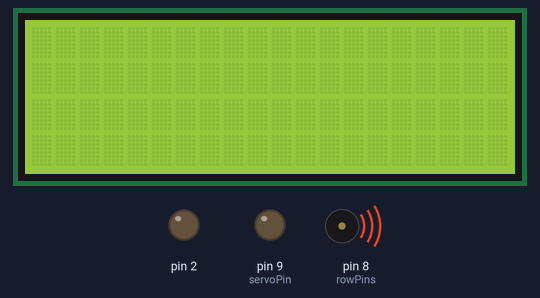
A sketch run on a simulated Arduino Uno, built with avr-gcc and run on an emulated ATmega328P. Parts: 20×4 character LCD, output pins drawn as LEDs (lit = HIGH), buzzer (waves = sounding).

Above: at 0.1 s.
At 2.3 s:
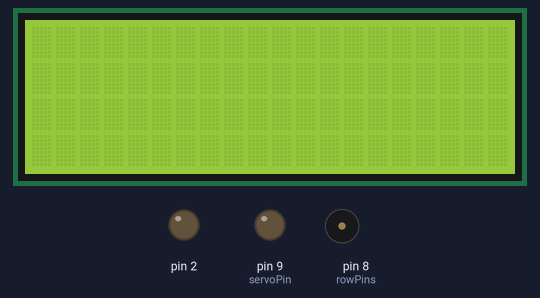
Timing chart, 0 to 3.8 s (numbered marks = the images above):
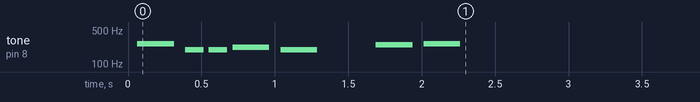

The sketch:

automaticGate.ino
```cpp
#include <LiquidCrystal_I2C.h> //including all the librairies we need
#include <Wire.h>
#include <Password.h>
#include <Keypad.h>
#include <Servo.h>
#include "digicode.h"
#include "pitches.h"
#define trigPin 13
#define echoPin 12

//**********************************************************Hector

//initialize and declare the variable i'll need in my functions
int pswd=0;
int admin=0511;
int accepted=0;
int confirmDigit=1;

byte currentLength = 0 ;
const byte ROWS = 4;    //initialize the keypad size
const byte COLS = 3;

char hexaKeys[ROWS][COLS] = {
  {'1', '2', '3'},
  {'4', '5', '6'},
  {'7', '8', '9'},
  {'*', '0', '#'}
};

byte rowPins[ROWS] = {9, 8, 7, 6};
byte colPins[COLS] = {5, 4, 3};

Keypad customKeypad = Keypad(makeKeymap(hexaKeys), rowPins, colPins, ROWS, COLS);

LiquidCrystal_I2C lcd(0x27,20,4);  // set the LCD address to 0x27 for a 16 chars and 2 line display

//Password password = Password( "1234" );
//Password.set(pswd);

//**********************************************************Agathe

int RGB_LED = 1;
int Yellow_LED = 2;

void night(){

}

void light(int night) {
  if (night == 1){
    digitalWrite(1, HIGH);
    delay(15);
  }
}

//**********************************************************Clem

int pos = 0; // position of thE GATE
int servoPin = 9; // 9 or 10


int servo_open(int pos) { //OPENING FUNCTION
  Servo servo; // creation of the object the servo

  int increment = 1 ; // increment between each position
  bool actual_angle = false; // send to serie support the position of the servo

  servo.attach(servoPin); // attach the servo to the pin

  for(pos ; pos <= 90; pos += increment) {
    servo.write(pos); // ask to servo to move to the new position
    delay(50); // delay of 0,05 seconds between each new position
    if (pos=90){
      // STOPPER LA ROTATION
    }
  }
}


int servo_close(int pos) { //CLOSING FUNCTION
  Servo servo; // creation of the object the servo

  int increment = 1 ; // increment between each position
  bool actual_angle = false; // send to serie support the position of the servo

  servo.attach(servoPin); // attach the servo to the pin

  for(pos ; pos >= 90; pos -= increment) {
    servo.write(pos); // ask to servo to move to the new position
    delay(50); // delay of 0,05 seconds between each new position
    if (pos=0){
      // STOPPER LA ROTATION
    }
  }
}


//**********************************************************Antoine

// creation of the function that will permit to detect movement below the gate
int safety() {
  long duration, distance;
  digitalWrite(trigPin, LOW);
  delayMicroseconds(2);
  digitalWrite(trigPin, HIGH);
  delayMicroseconds(10);
  digitalWrite(trigPin, LOW);
  duration = pulseIn(echoPin, HIGH);
  distance = (duration/2) / 29.1;

  if (distance >= 200 || distance <= 0)
    {
      //continue the closing protocol

    }
  else {
      // write a function to go to the opening function
    }
  delay(500);
}
// must repeat the function as long as the gate is not fully closed.
int protocolSafety(){

}


// must add a buzzer to warn of the closing procedure=part of the safety procedure


// notes in the melody:
int melody[] = {
  NOTE_C4, NOTE_G3, NOTE_G3, NOTE_A3, NOTE_G3, 0, NOTE_B3, NOTE_C4
};

// note durations: 4 = quarter note, 8 = eighth note, etc.:
int noteDurations[] = {
  4, 8, 8, 4, 4, 4, 4, 4
};


void setup() {
  Serial.begin(9600);

  //Hector
  lcd.init();    //initialize the lcd screen
  lcd.backlight();

  //Agathe
  pinMode(1, OUTPUT);
  pinMode(2, OUTPUT);

  //Antoine
  pinMode(trigPin, OUTPUT);
  pinMode(echoPin, INPUT);
  // iterate over the notes of the melody:
  for (int thisNote = 0; thisNote < 8; thisNote++) {

    // to calculate the note duration, take one second divided by the note type.
    //e.g. quarter note = 1000 / 4, eighth note = 1000/8, etc.
    int noteDuration = 1000 / noteDurations[thisNote];
    tone(8, melody[thisNote], noteDuration);

    // to distinguish the notes, set a minimum time between them.
    // the note's duration + 30% seems to work well:
    int pauseBetweenNotes = noteDuration * 1.30;
    delay(pauseBetweenNotes);
    // stop the tone playing:
    noTone(8);

  //Clem
  pinMode(servoPin, OUTPUT);
  }

}

void loop() {
  initialization();
  servo_open;
  servo_close;
}
```

digicode.h
```cpp
#ifndef DIGICODE_H
#define DIGICODE_H
#include <LiquidCrystal_I2C.h>
#include <Password.h>
#include <Keypad.h>
#include "Arduino.h"

extern int admin;
extern int accepted;
extern LiquidCrystal_I2C lcd;
extern Keypad customKeypad;
extern Password password;

int initialization();
int confirmPassword();
int changePassword();

#endif
```

pitches.h
```cpp
/*************************************************

 * Public Constants

 *************************************************/

#define NOTE_B0  31
#define NOTE_C1  33
#define NOTE_CS1 35
#define NOTE_D1  37
#define NOTE_DS1 39
#define NOTE_E1  41
#define NOTE_F1  44
#define NOTE_FS1 46
#define NOTE_G1  49
#define NOTE_GS1 52
#define NOTE_A1  55
#define NOTE_AS1 58
#define NOTE_B1  62
#define NOTE_C2  65
#define NOTE_CS2 69
#define NOTE_D2  73
#define NOTE_DS2 78
#define NOTE_E2  82
#define NOTE_F2  87
#define NOTE_FS2 93
#define NOTE_G2  98
#define NOTE_GS2 104
#define NOTE_A2  110
#define NOTE_AS2 117
#define NOTE_B2  123
#define NOTE_C3  131
#define NOTE_CS3 139
#define NOTE_D3  147
#define NOTE_DS3 156
#define NOTE_E3  165
#define NOTE_F3  175
#define NOTE_FS3 185
#define NOTE_G3  196
#define NOTE_GS3 208
#define NOTE_A3  220
#define NOTE_AS3 233
#define NOTE_B3  247
#define NOTE_C4  262
#define NOTE_CS4 277
#define NOTE_D4  294
#define NOTE_DS4 311
#define NOTE_E4  330
#define NOTE_F4  349
#define NOTE_FS4 370
#define NOTE_G4  392
#define NOTE_GS4 415
#define NOTE_A4  440
#define NOTE_AS4 466
#define NOTE_B4  494
#define NOTE_C5  523
#define NOTE_CS5 554
#define NOTE_D5  587
#define NOTE_DS5 622
#define NOTE_E5  659
#define NOTE_F5  698
#define NOTE_FS5 740
#define NOTE_G5  784
#define NOTE_GS5 831
#define NOTE_A5  880
#define NOTE_AS5 932
#define NOTE_B5  988
#define NOTE_C6  1047
#define NOTE_CS6 1109
#define NOTE_D6  1175
#define NOTE_DS6 1245
#define NOTE_E6  1319
#define NOTE_F6  1397
#define NOTE_FS6 1480
#define NOTE_G6  1568
#define NOTE_GS6 1661
#define NOTE_A6  1760
#define NOTE_AS6 1865
#define NOTE_B6  1976
#define NOTE_C7  2093
#define NOTE_CS7 2217
#define NOTE_D7  2349
#define NOTE_DS7 2489
#define NOTE_E7  2637
#define NOTE_F7  2794
#define NOTE_FS7 2960
#define NOTE_G7  3136
#define NOTE_GS7 3322
#define NOTE_A7  3520
#define NOTE_AS7 3729
#define NOTE_B7  3951
#define NOTE_C8  4186
#define NOTE_CS8 4435
#define NOTE_D8  4699
#define NOTE_DS8 4978
```
